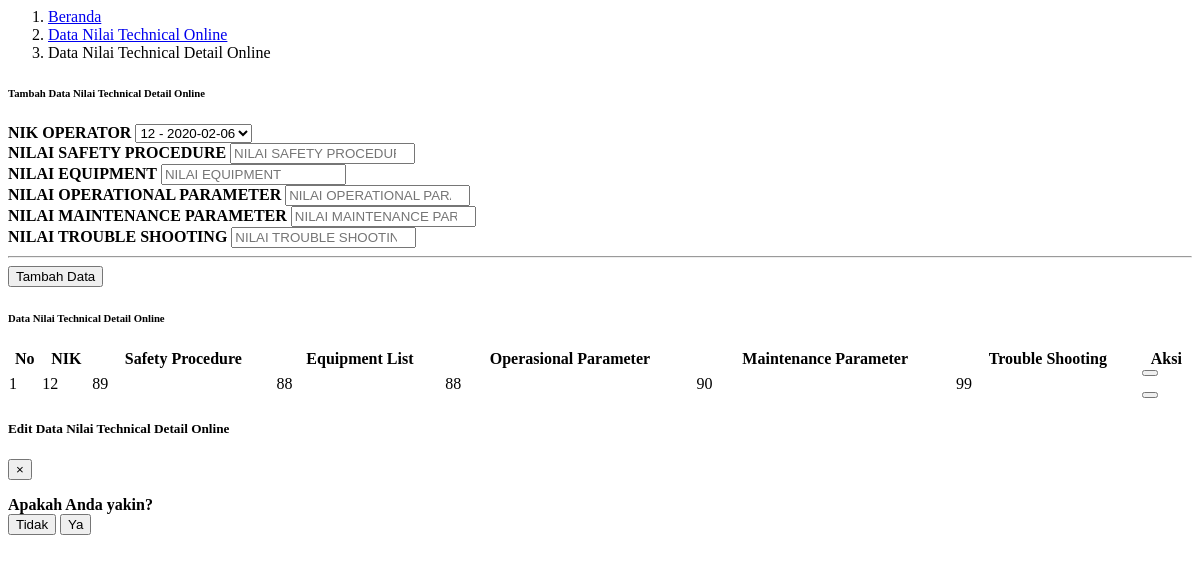
Page /module/admin/dataScoreDetail/dataScoreTechnicalDetail.php on the earlier database version.
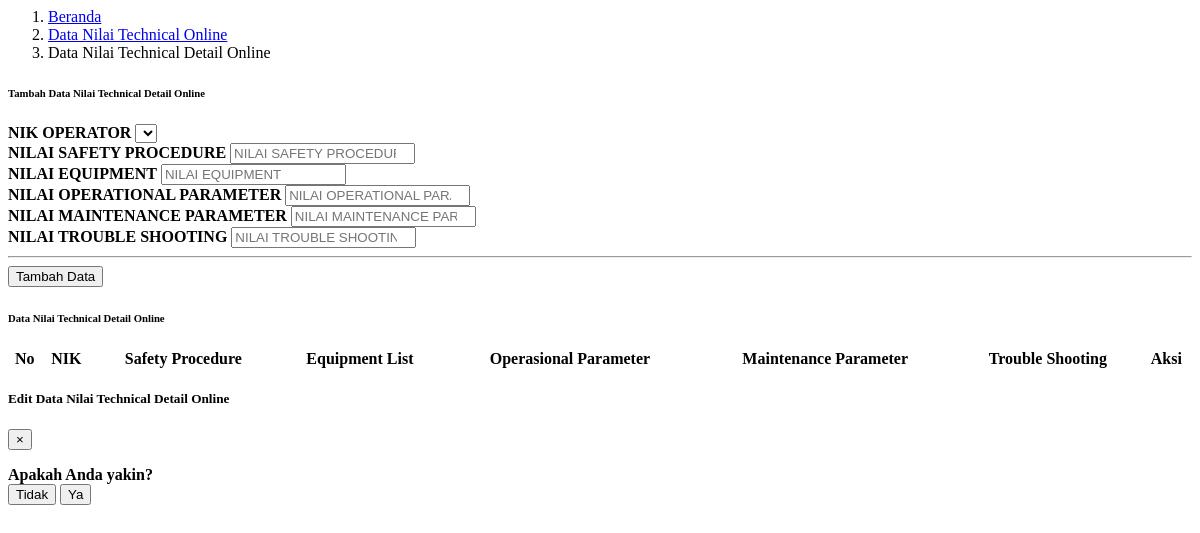
Same page on the later database version.
### tables this page shows
CREATE TABLE `tabel_score_technical_detail` (
  `id_score_technical_detail` int(11) NOT NULL,
  `id_score_technical` int(11) NOT NULL,
  `sftp` int(11) NOT NULL,
  `equipment` int(11) NOT NULL,
  `operational` int(11) NOT NULL,
  `mainten` int(11) NOT NULL,
  `trouble` int(11) NOT NULL
);

CREATE TABLE `tabel_operator` (
  `id_operator` int(30) NOT NULL,
  `id_user` int(11) NOT NULL,
  `id_jabatan` int(11) NOT NULL,
  `nama` varchar(50) NOT NULL,
  `nik` int(20) NOT NULL,
  `foto` text NOT NULL,
  `jenis_kelamin` enum('Laki-Laki','Perempuan') NOT NULL,
  `waktu_tambah` datetime NOT NULL,
  `waktu_edit` datetime NOT NULL
);

### process/proses_adminDataScoreTechnicalDetail.php (called while the page is built, shortened)
<?php
    function tampilScoreTechnical($con)
    {
        $tampilScoreTechnical="SELECT DISTINCT(tst.id_operator), tst.id_score_technical ,tst.*, tp.id_operator, tp.nik FROM tabel_score_technical tst, tabel_operator tp
        WHERE tst.id_operator = tp.id_operator GROUP BY tst.id_operator";
        $resultTampilScoreTechnical=mysqli_query($con, $tampilScoreTechnical);
        return $resultTampilScoreTechnical;
    }
                ?>

### module/admin/dataScoreDetail/dataScoreTechnicalDetail.php (the view, shortened to what the changed rows need)
<?php
  include "../config/connection.php";
  include "../process/proses_adminDataScoreTechnicalDetail.php";
?>
<body>
    <div class="container-fluid" id="dataScore">
        <div class="card shadow mb-4">
            <div class="card-body">
                <form class="user" action="../process/proses_adminDataScoreTechnicalDetail.php?module=dataScoreTechnicalDetail&act=tambah" method="POST" enctype="multipart/form-data">
                    <div class ="row">
                        <div class="col-sm-6">
                            <div class="form-group row">
                                <div class="col-sm-12">
                                    <label class="col-sm-6 small d-flex flex-column justify-content-center" for="nikOperatorDetail" style="font-weight: bold">NIK OPERATOR</label>
                                    <?php
                                        $resultTampilScoreTechnical = tampilScoreTechnical($con);
                                    ?>
                                    <select class="custom-select-karyawan" name="nikOperatorDetail">
                                    <?php
                                            if(mysqli_num_rows($resultTampilScoreTechnical) > 0){
                                                while($row = mysqli_fetch_assoc($resultTampilScoreTechnical)){
                                                    echo "<option value='".$row['id_score_technical']."'>".$row['nik']." - ".$row['tanggal_training']."</option>";
                                                }
                                            }
                                        ?>
                                    </select>
                                </div>
                            </div>
                        </div>
                    </div>
                </form>
            </div>
        </div>
        <div class="card shadow mb-4">
            <div class="card-body">
                <div class="table-responsive">
                    <table class="table table-bordered" id="dataTable" width="100%" cellspacing="0">
                        <thead>
                            <tr class="text-center">
                                <th>No</th>
                                <th>NIK</th>
                                <th>Safety Procedure</th>
                                <th>Equipment List</th>
                                <th>Operasional Parameter</th>
                                <th>Maintenance Parameter</th>
                                <th>Trouble Shooting</th>
                                <th>Aksi</th>
                            </tr>
                        </thead>
                        <tbody>
                            <?php
                                $queryTampilData = "SELECT tstd.*, tst.*, tp.id_operator, tp.nik
                                    FROM tabel_score_technical_detail tstd, tabel_score_technical tst, tabel_operator tp
                                    WHERE tst.id_operator = tp.id_operator
                                    AND tstd.id_score_technical = tst.id_score_technical;
                                        ";
                                $resultTampilData = mysqli_query($con, $queryTampilData);
                                $index = 1;
                                if(mysqli_num_rows($resultTampilData) > 0){
                                    while($rowTampilData = mysqli_fetch_assoc($resultTampilData)){
                                        ?>
                                            <tr class="text-center" id-score-technical-detail="<?php echo $rowTampilData["id_score_technical_detail"] ?>">
                                                <td ><?php echo $index; ?></td>
                                                <td class="kategoriMateri"><?php echo $rowTampilData["nik"]; ?></td>
                                                <td class="judulMateri"><?php echo $rowTampilData["sftp"]; ?></td>
                                                <td class="fileMateri"><?php echo $rowTampilData["equipment"]; ?></td>
                                                <td class="fileMateri"><?php echo $rowTampilData["operational"]; ?></td>
                                                <td class="fileMateri"><?php echo $rowTampilData["mainten"]; ?></td>
                                                <td class="fileMateri"><?php echo $rowTampilData["trouble"]; ?></td>
                                                <td>
                                                    <button type="button" class="btn btn-primary edit-dataScoreTechnicalDetail-admin mb-2 mb-sm-0" data-toggle="modal" data-target="#editDataScoreTechnicalDetailModal" id_scoreTechnicalDetailEdit="<?php echo $rowTampilData["id_score_technical_detail"];?>">
                                                    </button>
                                                    <button type="button" class="btn btn-danger hapus-dataScoreTechnicalDetail-admin" data-toggle="modal" data-target="#hapusDataScoreTechnicalDetailModal" id_score_technical_detail="<?php echo $rowTampilData["id_score_technical_detail"];?>">
                                                    </button>
                                                </td>
                                            </tr>
                                        <?php
                                        $index++;
                                    }
                                    ?>
                                    <?php
                                }
                                else{
                                    ?>
                                    <?php
                                }
                            ?>
                        </tbody>
                    </table>
                </div>
            </div>
        </div>
    </div>
</body>

Differences in the rows shown:
removed tabel_score_technical_detail: tabel_operator.nik "12", sftp "89", equipment "88", operational "88", mainten "90", trouble "99"
Other differences:
form field nikOperatorDetail: "12 - 2020-02-06" → (not shown)
